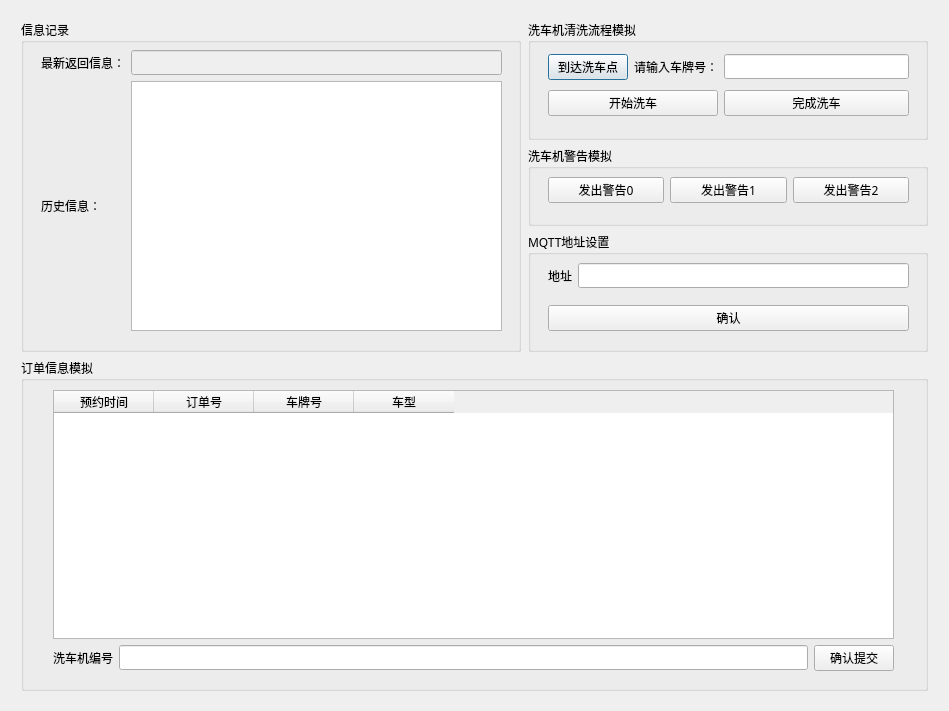
<?xml version="1.0" encoding="UTF-8"?>
<ui version="4.0">
 <class>DialogMainWindow</class>
 <widget class="QDialog" name="DialogMainWindow">
  <property name="geometry">
   <rect>
    <x>0</x>
    <y>0</y>
    <width>949</width>
    <height>711</height>
   </rect>
  </property>
  <property name="font">
   <font>
    <family>黑体</family>
   </font>
  </property>
  <property name="windowTitle">
   <string>Dialog</string>
  </property>
  <widget class="QWidget" name="layoutWidget">
   <property name="geometry">
    <rect>
     <x>20</x>
     <y>20</y>
     <width>911</width>
     <height>671</height>
    </rect>
   </property>
   <layout class="QGridLayout" name="gridLayoutMain">
    <item row="0" column="0" rowspan="3">
     <widget class="QGroupBox" name="groupBoxMessageSave">
      <property name="maximumSize">
       <size>
        <width>500</width>
        <height>16777215</height>
       </size>
      </property>
      <property name="title">
       <string>信息记录</string>
      </property>
      <widget class="QWidget" name="layoutWidget">
       <property name="geometry">
        <rect>
         <x>20</x>
         <y>30</y>
         <width>461</width>
         <height>281</height>
        </rect>
       </property>
       <layout class="QGridLayout" name="gridLayoutMessageSave">
        <item row="0" column="0">
         <widget class="QLabel" name="label_2">
          <property name="text">
           <string>最新返回信息：</string>
          </property>
         </widget>
        </item>
        <item row="0" column="1">
         <widget class="QLineEdit" name="lineEditNewestReturnMessage">
          <property name="enabled">
           <bool>false</bool>
          </property>
         </widget>
        </item>
        <item row="1" column="0">
         <widget class="QLabel" name="label_3">
          <property name="text">
           <string>历史信息：</string>
          </property>
         </widget>
        </item>
        <item row="1" column="1">
         <widget class="QListWidget" name="listWidgetHistoryReturnMessage">
          <property name="enabled">
           <bool>true</bool>
          </property>
         </widget>
        </item>
       </layout>
      </widget>
     </widget>
    </item>
    <item row="0" column="1">
     <widget class="QGroupBox" name="groupBoxWash">
      <property name="maximumSize">
       <size>
        <width>400</width>
        <height>120</height>
       </size>
      </property>
      <property name="title">
       <string>洗车机清洗流程模拟</string>
      </property>
      <widget class="QWidget" name="layoutWidget">
       <property name="geometry">
        <rect>
         <x>20</x>
         <y>30</y>
         <width>361</width>
         <height>71</height>
        </rect>
       </property>
       <layout class="QGridLayout" name="gridLayoutWsah">
        <item row="0" column="0">
         <widget class="QPushButton" name="pushButtonRichLocation">
          <property name="text">
           <string>到达洗车点</string>
          </property>
         </widget>
        </item>
        <item row="0" column="1">
         <widget class="QLabel" name="label">
          <property name="text">
           <string>请输入车牌号：</string>
          </property>
         </widget>
        </item>
        <item row="0" column="2">
         <widget class="QLineEdit" name="lineEditCarNumber"/>
        </item>
        <item row="1" column="2">
         <widget class="QPushButton" name="pushButtonFinshWashCar">
          <property name="text">
           <string>完成洗车</string>
          </property>
         </widget>
        </item>
        <item row="1" column="0" colspan="2">
         <widget class="QPushButton" name="pushButtonStarWashCar">
          <property name="text">
           <string>开始洗车</string>
          </property>
         </widget>
        </item>
       </layout>
      </widget>
     </widget>
    </item>
    <item row="1" column="1">
     <widget class="QGroupBox" name="groupBoxWarning">
      <property name="maximumSize">
       <size>
        <width>16777215</width>
        <height>80</height>
       </size>
      </property>
      <property name="title">
       <string>洗车机警告模拟</string>
      </property>
      <widget class="QWidget" name="layoutWidget">
       <property name="geometry">
        <rect>
         <x>20</x>
         <y>24</y>
         <width>361</width>
         <height>41</height>
        </rect>
       </property>
       <layout class="QGridLayout" name="gridLayoutWarning">
        <item row="0" column="2">
         <widget class="QPushButton" name="pushButtonWarning2">
          <property name="text">
           <string>发出警告2</string>
          </property>
         </widget>
        </item>
        <item row="0" column="0">
         <widget class="QPushButton" name="pushButtonWarning0">
          <property name="text">
           <string>发出警告0</string>
          </property>
         </widget>
        </item>
        <item row="0" column="1">
         <widget class="QPushButton" name="pushButtonWarning1">
          <property name="text">
           <string>发出警告1</string>
          </property>
         </widget>
        </item>
       </layout>
      </widget>
     </widget>
    </item>
    <item row="3" column="0" colspan="2">
     <widget class="QGroupBox" name="groupBoxMessage">
      <property name="title">
       <string>订单信息模拟</string>
      </property>
      <widget class="QWidget" name="">
       <property name="geometry">
        <rect>
         <x>32</x>
         <y>32</y>
         <width>841</width>
         <height>281</height>
        </rect>
       </property>
       <layout class="QGridLayout" name="gridLayout">
        <item row="0" column="0" colspan="3">
         <widget class="QTableWidget" name="tableWidgetMessage">
          <property name="enabled">
           <bool>true</bool>
          </property>
          <property name="sizePolicy">
           <sizepolicy hsizetype="Expanding" vsizetype="Expanding">
            <horstretch>0</horstretch>
            <verstretch>0</verstretch>
           </sizepolicy>
          </property>
          <property name="minimumSize">
           <size>
            <width>0</width>
            <height>200</height>
           </size>
          </property>
          <property name="maximumSize">
           <size>
            <width>16777215</width>
            <height>250</height>
           </size>
          </property>
          <property name="contextMenuPolicy">
           <enum>Qt::DefaultContextMenu</enum>
          </property>
          <property name="layoutDirection">
           <enum>Qt::LeftToRight</enum>
          </property>
          <property name="inputMethodHints">
           <set>Qt::ImhDigitsOnly</set>
          </property>
          <property name="frameShape">
           <enum>QFrame::StyledPanel</enum>
          </property>
          <property name="lineWidth">
           <number>0</number>
          </property>
          <property name="midLineWidth">
           <number>0</number>
          </property>
          <attribute name="horizontalHeaderVisible">
           <bool>true</bool>
          </attribute>
          <attribute name="horizontalHeaderCascadingSectionResizes">
           <bool>false</bool>
          </attribute>
          <column>
           <property name="text">
            <string>预约时间</string>
           </property>
          </column>
          <column>
           <property name="text">
            <string>订单号</string>
           </property>
          </column>
          <column>
           <property name="text">
            <string>车牌号</string>
           </property>
          </column>
          <column>
           <property name="text">
            <string>车型</string>
           </property>
          </column>
         </widget>
        </item>
        <item row="1" column="0">
         <widget class="QLabel" name="label_4">
          <property name="text">
           <string>洗车机编号</string>
          </property>
         </widget>
        </item>
        <item row="1" column="1">
         <widget class="QLineEdit" name="lineEditWasherOrderMessage"/>
        </item>
        <item row="1" column="2">
         <widget class="QPushButton" name="pushButtonDeliverOrderMessage">
          <property name="text">
           <string>确认提交</string>
          </property>
         </widget>
        </item>
       </layout>
      </widget>
     </widget>
    </item>
    <item row="2" column="1">
     <widget class="QGroupBox" name="groupBoxMQTTSetting">
      <property name="maximumSize">
       <size>
        <width>16777215</width>
        <height>120</height>
       </size>
      </property>
      <property name="title">
       <string>MQTT地址设置</string>
      </property>
      <widget class="QWidget" name="layoutWidget">
       <property name="geometry">
        <rect>
         <x>20</x>
         <y>20</y>
         <width>361</width>
         <height>91</height>
        </rect>
       </property>
       <layout class="QGridLayout" name="gridLayoutMQTTSetting">
        <item row="0" column="0">
         <widget class="QLabel" name="label_5">
          <property name="text">
           <string>地址</string>
          </property>
         </widget>
        </item>
        <item row="0" column="1">
         <widget class="QLineEdit" name="lineEditMQTTAddress"/>
        </item>
        <item row="1" column="0" colspan="2">
         <widget class="QPushButton" name="pushButtonMQTTAdressConfirm">
          <property name="text">
           <string>确认</string>
          </property>
         </widget>
        </item>
       </layout>
      </widget>
     </widget>
    </item>
   </layout>
  </widget>
 </widget>
 <resources/>
 <connections/>
</ui>
